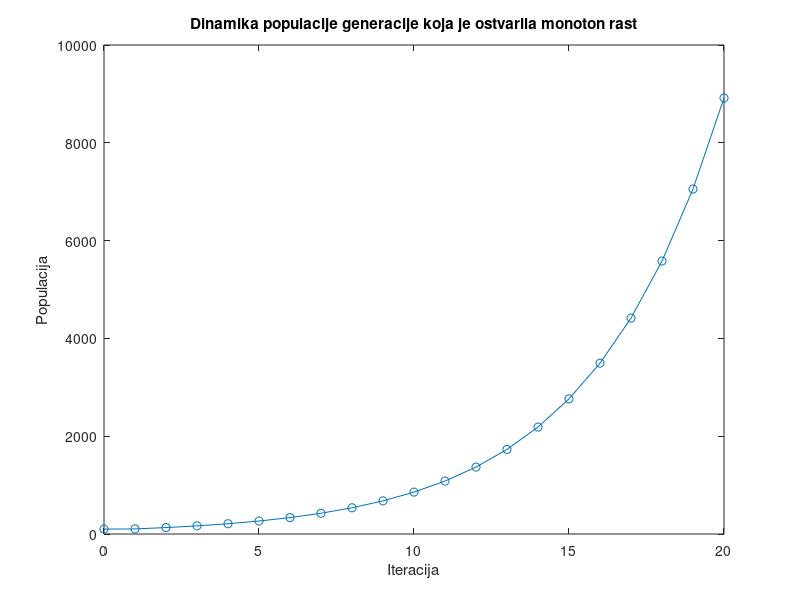

Source code (MATLAB):

format long

gama = 2;     % broj semena koje proizvede biljka
delta = 0.8;  % procenat semenja koji prezivi zimu od proizvedenih

% naredna dva parametra cemo da stelujemo
alpha = 0.5;    % procenat proklijalih semenja u 1. sezoni od prezivelih(gama*delta)
beta = 0.4;     % procenat dvogodisnjeg semenja koje je proklijalo u 2. sezoni 

monoton_rast = false; % bool vrednost koja ce nam pokazati da li je vrsta ostvarila monoton rast

n_preth = 0;
n = 100;
n_pocetno=n;

while ~monoton_rast && alpha <= 1
    ima_pad = false;
    for i = 1:20
        n = n * (alpha * gama * delta) + n_preth * (beta * (gama * delta - alpha * gama * delta) );

        if i==1
            prirastaj=n-n_pocetno
        else
            prirastaj = n - n_preth;
        end
        n_preth = n;
        disp(['Iteracija broj ', num2str(i), ' n=', num2str(n), ' prirastaj=', num2str(prirastaj)]);
        %disp([' '])
        
        %if prirastaj>0      moze da zameni sledeci if
        if n < n_preth || n < n_pocetno  %zbog prve iteracije petlje
            ima_pad = true;
            break; % Izlazak iz unutrasnje petlje ako vrsta ima pad
        end
    
    end

    if ima_pad==false
        monoton_rast=true;
    end

    if monoton_rast
        disp('Vrsta je ostvarila monoton rast sa alpha = ');
        disp(alpha);
        disp('i beta = ');
        disp(beta);
        break; % Izlazak iz spoljne petlje ako je vrsta ostvarila monoton rast
    end

    % Smanjivanje alpha i resetovanje n i n_preth za sledeću iteraciju
    alpha = alpha + 0.05;
    n = 100;
    n_preth = 0;
    disp([' ']);
end

if ~monoton_rast
    disp('Vrsta nije ostvarila monoton rast za trenutno podešene vrednosti parametara.');
end


%%%%%%%%%%%%%%%%%%%%%%%%%%%%%%%%%% prikaz trazene generacije

if monoton_rast
    n_preth = 0;
    n = 100;
    % Kreiranje tabele sa podacima o populaciji
    data = zeros(21, 2);
    data(1,:) = [1,n];
    for i = 2:21
        n = n * (alpha * gama * delta) + n_preth * (beta * (gama * delta - alpha * gama * delta) );

        n_preth = n;

        % Dodavanje podataka u matricu
        data(i, :) = [i, n];
        
    end


    % Plotovanje grafikona populacije
    figure;
    plot(data(:, 1)-1, data(:, 2), '-o');
    title('Dinamika populacije generacije koja je ostvarila monoton rast');
    xlabel('Iteracija');
    ylabel('Populacija');
end

